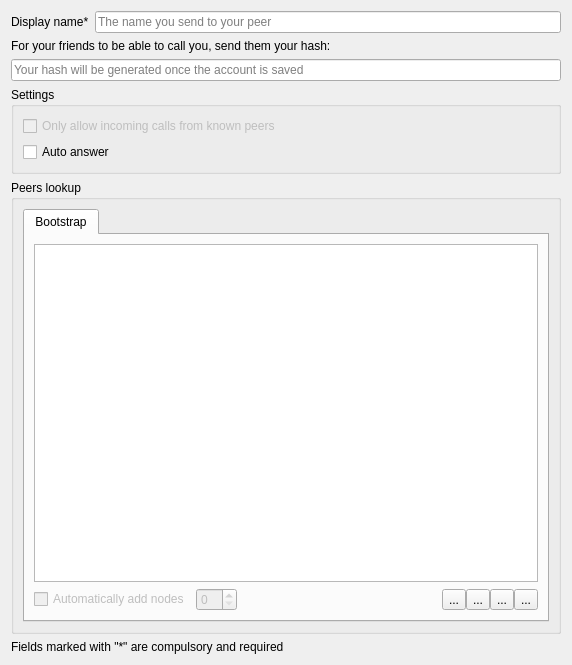
<?xml version="1.0" encoding="UTF-8"?>
<ui version="4.0">
 <class>DlgDht</class>
 <widget class="QWidget" name="DlgDht">
  <property name="geometry">
   <rect>
    <x>0</x>
    <y>0</y>
    <width>572</width>
    <height>665</height>
   </rect>
  </property>
  <layout class="QGridLayout" name="gridLayout_4">
   <item row="0" column="0">
    <widget class="QLabel" name="label_2">
     <property name="text">
      <string>Display name*</string>
     </property>
    </widget>
   </item>
   <item row="0" column="1">
    <widget class="QLineEdit" name="lrcfg_alias">
     <property name="placeholderText">
      <string>The name you send to your peer</string>
     </property>
    </widget>
   </item>
   <item row="4" column="0" colspan="2">
    <widget class="QSplitter" name="splitter">
     <property name="orientation">
      <enum>Qt::Vertical</enum>
     </property>
     <widget class="QGroupBox" name="groupBox_2">
      <property name="title">
       <string>Peers lookup</string>
      </property>
      <layout class="QVBoxLayout" name="verticalLayout_2">
       <item>
        <widget class="QTabWidget" name="tabWidget">
         <property name="currentIndex">
          <number>0</number>
         </property>
         <widget class="QWidget" name="tab">
          <attribute name="title">
           <string>Bootstrap</string>
          </attribute>
          <layout class="QGridLayout" name="gridLayout_2">
           <item row="0" column="0" colspan="4">
            <widget class="QTableView" name="m_pBootstrap"/>
           </item>
           <item row="1" column="0">
            <widget class="QCheckBox" name="checkBox">
             <property name="enabled">
              <bool>false</bool>
             </property>
             <property name="text">
              <string>Automatically add nodes</string>
             </property>
            </widget>
           </item>
           <item row="1" column="1">
            <widget class="QSpinBox" name="spinBox">
             <property name="enabled">
              <bool>false</bool>
             </property>
            </widget>
           </item>
           <item row="1" column="2">
            <spacer name="horizontalSpacer_2">
             <property name="enabled">
              <bool>false</bool>
             </property>
             <property name="orientation">
              <enum>Qt::Horizontal</enum>
             </property>
             <property name="sizeHint" stdset="0">
              <size>
               <width>162</width>
               <height>20</height>
              </size>
             </property>
            </spacer>
           </item>
           <item row="1" column="3">
            <layout class="QHBoxLayout" name="horizontalLayout">
             <property name="spacing">
              <number>0</number>
             </property>
             <item>
              <widget class="LeftToolButton" name="toolButton">
               <property name="text">
                <string>...</string>
               </property>
               <property name="icon">
                <iconset theme="go-up">
                 <normaloff/>
                </iconset>
               </property>
              </widget>
             </item>
             <item>
              <widget class="CenterToolButton" name="toolButton_2">
               <property name="text">
                <string>...</string>
               </property>
               <property name="icon">
                <iconset theme="go-down">
                 <normaloff/>
                </iconset>
               </property>
              </widget>
             </item>
             <item>
              <widget class="CenterToolButton" name="toolButton_3">
               <property name="text">
                <string>...</string>
               </property>
               <property name="icon">
                <iconset theme="list-add">
                 <normaloff/>
                </iconset>
               </property>
              </widget>
             </item>
             <item>
              <widget class="RightToolButton" name="toolButton_4">
               <property name="text">
                <string>...</string>
               </property>
               <property name="icon">
                <iconset theme="list-remove">
                 <normaloff/>
                </iconset>
               </property>
              </widget>
             </item>
            </layout>
           </item>
          </layout>
         </widget>
        </widget>
       </item>
      </layout>
     </widget>
    </widget>
   </item>
   <item row="3" column="0" colspan="2">
    <widget class="QGroupBox" name="groupBox_3">
     <property name="title">
      <string>Settings</string>
     </property>
     <layout class="QVBoxLayout" name="verticalLayout_3">
      <item>
       <widget class="QCheckBox" name="checkBox_2">
        <property name="enabled">
         <bool>false</bool>
        </property>
        <property name="text">
         <string>Only allow incoming calls from known peers</string>
        </property>
       </widget>
      </item>
      <item>
       <widget class="QCheckBox" name="lrcfg_autoAnswer">
        <property name="text">
         <string>Auto answer</string>
        </property>
       </widget>
      </item>
     </layout>
    </widget>
   </item>
   <item row="1" column="0" colspan="2">
    <widget class="QLabel" name="label">
     <property name="sizePolicy">
      <sizepolicy hsizetype="Preferred" vsizetype="Minimum">
       <horstretch>0</horstretch>
       <verstretch>0</verstretch>
      </sizepolicy>
     </property>
     <property name="text">
      <string>For your friends to be able to call you, send them your hash:</string>
     </property>
    </widget>
   </item>
   <item row="2" column="0" colspan="2">
    <widget class="QLineEdit" name="lrcfg_username">
     <property name="readOnly">
      <bool>true</bool>
     </property>
     <property name="placeholderText">
      <string>Your hash will be generated once the account is saved</string>
     </property>
    </widget>
   </item>
   <item row="5" column="0" colspan="2">
    <widget class="QLabel" name="label_3">
     <property name="text">
      <string>Fields marked with &quot;*&quot; are compulsory and required</string>
     </property>
    </widget>
   </item>
  </layout>
 </widget>
 <customwidgets>
  <customwidget>
   <class>LeftToolButton</class>
   <extends>QToolButton</extends>
   <header>widgets/groupedtoolbutton.h</header>
  </customwidget>
  <customwidget>
   <class>RightToolButton</class>
   <extends>QToolButton</extends>
   <header>widgets/groupedtoolbutton.h</header>
  </customwidget>
  <customwidget>
   <class>CenterToolButton</class>
   <extends>QToolButton</extends>
   <header>widgets/groupedtoolbutton.h</header>
  </customwidget>
 </customwidgets>
 <resources/>
 <connections/>
</ui>
